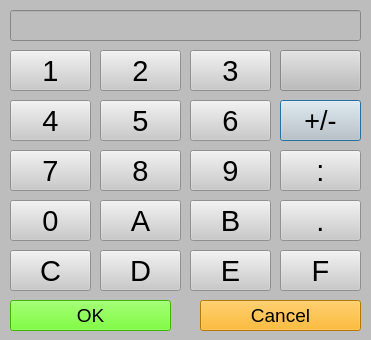
<?xml version="1.0" encoding="UTF-8"?>
<ui version="4.0">
 <class>Keyboard_Hex</class>
 <widget class="QDialog" name="Keyboard_Hex">
  <property name="geometry">
   <rect>
    <x>0</x>
    <y>0</y>
    <width>371</width>
    <height>340</height>
   </rect>
  </property>
  <property name="windowTitle">
   <string>Dialog</string>
  </property>
  <property name="windowIcon">
   <iconset>
    <normaloff>:/new/prefix1/UI/keyboard.png</normaloff>:/new/prefix1/UI/keyboard.png</iconset>
  </property>
  <property name="styleSheet">
   <string notr="true">background-color: rgb(189, 189, 189);</string>
  </property>
  <widget class="QPushButton" name="signButton">
   <property name="geometry">
    <rect>
     <x>280</x>
     <y>100</y>
     <width>81</width>
     <height>41</height>
    </rect>
   </property>
   <property name="font">
    <font>
     <pointsize>20</pointsize>
    </font>
   </property>
   <property name="autoFillBackground">
    <bool>false</bool>
   </property>
   <property name="styleSheet">
    <string notr="true">background-color:rgb(202, 202, 202)</string>
   </property>
   <property name="text">
    <string>+/-</string>
   </property>
   <property name="autoDefault">
    <bool>true</bool>
   </property>
   <property name="default">
    <bool>false</bool>
   </property>
   <property name="flat">
    <bool>false</bool>
   </property>
  </widget>
  <widget class="QPushButton" name="numFButton">
   <property name="geometry">
    <rect>
     <x>280</x>
     <y>250</y>
     <width>81</width>
     <height>41</height>
    </rect>
   </property>
   <property name="font">
    <font>
     <pointsize>22</pointsize>
    </font>
   </property>
   <property name="autoFillBackground">
    <bool>false</bool>
   </property>
   <property name="styleSheet">
    <string notr="true">background-color:rgb(202, 202, 202)</string>
   </property>
   <property name="text">
    <string>F</string>
   </property>
   <property name="autoDefault">
    <bool>true</bool>
   </property>
   <property name="default">
    <bool>false</bool>
   </property>
   <property name="flat">
    <bool>false</bool>
   </property>
  </widget>
  <widget class="QPushButton" name="numCButton">
   <property name="geometry">
    <rect>
     <x>10</x>
     <y>250</y>
     <width>81</width>
     <height>41</height>
    </rect>
   </property>
   <property name="font">
    <font>
     <pointsize>22</pointsize>
    </font>
   </property>
   <property name="autoFillBackground">
    <bool>false</bool>
   </property>
   <property name="styleSheet">
    <string notr="true">background-color:rgb(202, 202, 202)</string>
   </property>
   <property name="text">
    <string>C</string>
   </property>
   <property name="autoDefault">
    <bool>true</bool>
   </property>
   <property name="default">
    <bool>false</bool>
   </property>
   <property name="flat">
    <bool>false</bool>
   </property>
  </widget>
  <widget class="QPushButton" name="num5Button">
   <property name="geometry">
    <rect>
     <x>100</x>
     <y>100</y>
     <width>81</width>
     <height>41</height>
    </rect>
   </property>
   <property name="font">
    <font>
     <pointsize>22</pointsize>
    </font>
   </property>
   <property name="autoFillBackground">
    <bool>false</bool>
   </property>
   <property name="styleSheet">
    <string notr="true">background-color:rgb(202, 202, 202)</string>
   </property>
   <property name="text">
    <string>5</string>
   </property>
   <property name="autoDefault">
    <bool>true</bool>
   </property>
   <property name="default">
    <bool>false</bool>
   </property>
   <property name="flat">
    <bool>false</bool>
   </property>
  </widget>
  <widget class="QPushButton" name="numDButton">
   <property name="geometry">
    <rect>
     <x>100</x>
     <y>250</y>
     <width>81</width>
     <height>41</height>
    </rect>
   </property>
   <property name="font">
    <font>
     <pointsize>22</pointsize>
    </font>
   </property>
   <property name="autoFillBackground">
    <bool>false</bool>
   </property>
   <property name="styleSheet">
    <string notr="true">background-color:rgb(202, 202, 202)</string>
   </property>
   <property name="text">
    <string>D</string>
   </property>
   <property name="autoDefault">
    <bool>true</bool>
   </property>
   <property name="default">
    <bool>false</bool>
   </property>
   <property name="flat">
    <bool>false</bool>
   </property>
  </widget>
  <widget class="QPushButton" name="num1Button">
   <property name="geometry">
    <rect>
     <x>10</x>
     <y>50</y>
     <width>81</width>
     <height>41</height>
    </rect>
   </property>
   <property name="font">
    <font>
     <pointsize>22</pointsize>
    </font>
   </property>
   <property name="autoFillBackground">
    <bool>false</bool>
   </property>
   <property name="styleSheet">
    <string notr="true">background-color:rgb(202, 202, 202)</string>
   </property>
   <property name="text">
    <string>1</string>
   </property>
   <property name="autoDefault">
    <bool>true</bool>
   </property>
   <property name="default">
    <bool>false</bool>
   </property>
   <property name="flat">
    <bool>false</bool>
   </property>
  </widget>
  <widget class="QPushButton" name="num9Button">
   <property name="geometry">
    <rect>
     <x>190</x>
     <y>150</y>
     <width>81</width>
     <height>41</height>
    </rect>
   </property>
   <property name="font">
    <font>
     <pointsize>22</pointsize>
    </font>
   </property>
   <property name="autoFillBackground">
    <bool>false</bool>
   </property>
   <property name="styleSheet">
    <string notr="true">background-color:rgb(202, 202, 202)</string>
   </property>
   <property name="text">
    <string>9</string>
   </property>
   <property name="autoDefault">
    <bool>true</bool>
   </property>
   <property name="default">
    <bool>false</bool>
   </property>
   <property name="flat">
    <bool>false</bool>
   </property>
  </widget>
  <widget class="QPushButton" name="cancelButton_2">
   <property name="geometry">
    <rect>
     <x>280</x>
     <y>150</y>
     <width>81</width>
     <height>41</height>
    </rect>
   </property>
   <property name="font">
    <font>
     <pointsize>22</pointsize>
    </font>
   </property>
   <property name="autoFillBackground">
    <bool>false</bool>
   </property>
   <property name="styleSheet">
    <string notr="true">background-color:rgb(202, 202, 202)</string>
   </property>
   <property name="text">
    <string>:</string>
   </property>
   <property name="autoDefault">
    <bool>true</bool>
   </property>
   <property name="default">
    <bool>false</bool>
   </property>
   <property name="flat">
    <bool>false</bool>
   </property>
  </widget>
  <widget class="QPushButton" name="numEButton">
   <property name="geometry">
    <rect>
     <x>190</x>
     <y>250</y>
     <width>81</width>
     <height>41</height>
    </rect>
   </property>
   <property name="font">
    <font>
     <pointsize>22</pointsize>
    </font>
   </property>
   <property name="autoFillBackground">
    <bool>false</bool>
   </property>
   <property name="styleSheet">
    <string notr="true">background-color:rgb(202, 202, 202)</string>
   </property>
   <property name="text">
    <string>E</string>
   </property>
   <property name="autoDefault">
    <bool>true</bool>
   </property>
   <property name="default">
    <bool>false</bool>
   </property>
   <property name="flat">
    <bool>false</bool>
   </property>
  </widget>
  <widget class="QPushButton" name="num4Button">
   <property name="geometry">
    <rect>
     <x>10</x>
     <y>100</y>
     <width>81</width>
     <height>41</height>
    </rect>
   </property>
   <property name="font">
    <font>
     <pointsize>22</pointsize>
    </font>
   </property>
   <property name="autoFillBackground">
    <bool>false</bool>
   </property>
   <property name="styleSheet">
    <string notr="true">background-color:rgb(202, 202, 202)</string>
   </property>
   <property name="text">
    <string>4</string>
   </property>
   <property name="autoDefault">
    <bool>true</bool>
   </property>
   <property name="default">
    <bool>false</bool>
   </property>
   <property name="flat">
    <bool>false</bool>
   </property>
  </widget>
  <widget class="QPushButton" name="numAButton">
   <property name="geometry">
    <rect>
     <x>100</x>
     <y>200</y>
     <width>81</width>
     <height>41</height>
    </rect>
   </property>
   <property name="font">
    <font>
     <pointsize>22</pointsize>
    </font>
   </property>
   <property name="autoFillBackground">
    <bool>false</bool>
   </property>
   <property name="styleSheet">
    <string notr="true">background-color:rgb(202, 202, 202)</string>
   </property>
   <property name="text">
    <string>A</string>
   </property>
   <property name="autoDefault">
    <bool>true</bool>
   </property>
   <property name="default">
    <bool>false</bool>
   </property>
   <property name="flat">
    <bool>false</bool>
   </property>
  </widget>
  <widget class="QPushButton" name="num0Button">
   <property name="geometry">
    <rect>
     <x>10</x>
     <y>200</y>
     <width>81</width>
     <height>41</height>
    </rect>
   </property>
   <property name="font">
    <font>
     <pointsize>22</pointsize>
    </font>
   </property>
   <property name="autoFillBackground">
    <bool>false</bool>
   </property>
   <property name="styleSheet">
    <string notr="true">background-color:rgb(202, 202, 202)</string>
   </property>
   <property name="text">
    <string>0</string>
   </property>
   <property name="autoDefault">
    <bool>true</bool>
   </property>
   <property name="default">
    <bool>false</bool>
   </property>
   <property name="flat">
    <bool>false</bool>
   </property>
  </widget>
  <widget class="QPushButton" name="num6Button">
   <property name="geometry">
    <rect>
     <x>190</x>
     <y>100</y>
     <width>81</width>
     <height>41</height>
    </rect>
   </property>
   <property name="font">
    <font>
     <pointsize>22</pointsize>
    </font>
   </property>
   <property name="autoFillBackground">
    <bool>false</bool>
   </property>
   <property name="styleSheet">
    <string notr="true">background-color:rgb(202, 202, 202)</string>
   </property>
   <property name="text">
    <string>6</string>
   </property>
   <property name="autoDefault">
    <bool>true</bool>
   </property>
   <property name="default">
    <bool>false</bool>
   </property>
   <property name="flat">
    <bool>false</bool>
   </property>
  </widget>
  <widget class="QPushButton" name="num7Button">
   <property name="geometry">
    <rect>
     <x>10</x>
     <y>150</y>
     <width>81</width>
     <height>41</height>
    </rect>
   </property>
   <property name="font">
    <font>
     <pointsize>22</pointsize>
    </font>
   </property>
   <property name="autoFillBackground">
    <bool>false</bool>
   </property>
   <property name="styleSheet">
    <string notr="true">background-color:rgb(202, 202, 202)</string>
   </property>
   <property name="text">
    <string>7</string>
   </property>
   <property name="autoDefault">
    <bool>true</bool>
   </property>
   <property name="default">
    <bool>false</bool>
   </property>
   <property name="flat">
    <bool>false</bool>
   </property>
  </widget>
  <widget class="QPushButton" name="numBButton">
   <property name="geometry">
    <rect>
     <x>190</x>
     <y>200</y>
     <width>81</width>
     <height>41</height>
    </rect>
   </property>
   <property name="font">
    <font>
     <pointsize>22</pointsize>
    </font>
   </property>
   <property name="autoFillBackground">
    <bool>false</bool>
   </property>
   <property name="styleSheet">
    <string notr="true">background-color:rgb(202, 202, 202)</string>
   </property>
   <property name="text">
    <string>B</string>
   </property>
   <property name="autoDefault">
    <bool>true</bool>
   </property>
   <property name="default">
    <bool>false</bool>
   </property>
   <property name="flat">
    <bool>false</bool>
   </property>
  </widget>
  <widget class="QPushButton" name="backspaceButton">
   <property name="geometry">
    <rect>
     <x>280</x>
     <y>50</y>
     <width>81</width>
     <height>41</height>
    </rect>
   </property>
   <property name="font">
    <font>
     <pointsize>14</pointsize>
    </font>
   </property>
   <property name="autoFillBackground">
    <bool>false</bool>
   </property>
   <property name="styleSheet">
    <string notr="true">border-image: url(:/new_ui/UI/left.png);</string>
   </property>
   <property name="text">
    <string/>
   </property>
   <property name="autoDefault">
    <bool>true</bool>
   </property>
   <property name="default">
    <bool>false</bool>
   </property>
   <property name="flat">
    <bool>false</bool>
   </property>
  </widget>
  <widget class="QPushButton" name="num3Button">
   <property name="geometry">
    <rect>
     <x>190</x>
     <y>50</y>
     <width>81</width>
     <height>41</height>
    </rect>
   </property>
   <property name="font">
    <font>
     <pointsize>22</pointsize>
    </font>
   </property>
   <property name="autoFillBackground">
    <bool>false</bool>
   </property>
   <property name="styleSheet">
    <string notr="true">background-color:rgb(202, 202, 202)</string>
   </property>
   <property name="text">
    <string>3</string>
   </property>
   <property name="autoDefault">
    <bool>true</bool>
   </property>
   <property name="default">
    <bool>false</bool>
   </property>
   <property name="flat">
    <bool>false</bool>
   </property>
  </widget>
  <widget class="QPushButton" name="okButton">
   <property name="geometry">
    <rect>
     <x>10</x>
     <y>300</y>
     <width>161</width>
     <height>31</height>
    </rect>
   </property>
   <property name="font">
    <font>
     <pointsize>14</pointsize>
    </font>
   </property>
   <property name="autoFillBackground">
    <bool>false</bool>
   </property>
   <property name="styleSheet">
    <string notr="true">background-color: rgb(85, 255, 0);</string>
   </property>
   <property name="text">
    <string>OK</string>
   </property>
   <property name="autoDefault">
    <bool>true</bool>
   </property>
   <property name="default">
    <bool>false</bool>
   </property>
   <property name="flat">
    <bool>false</bool>
   </property>
  </widget>
  <widget class="QPushButton" name="cancelButton">
   <property name="geometry">
    <rect>
     <x>200</x>
     <y>300</y>
     <width>161</width>
     <height>31</height>
    </rect>
   </property>
   <property name="font">
    <font>
     <pointsize>14</pointsize>
    </font>
   </property>
   <property name="autoFillBackground">
    <bool>false</bool>
   </property>
   <property name="styleSheet">
    <string notr="true">background-color:rgb(255, 170, 0)</string>
   </property>
   <property name="text">
    <string>Cancel</string>
   </property>
   <property name="autoDefault">
    <bool>true</bool>
   </property>
   <property name="default">
    <bool>false</bool>
   </property>
   <property name="flat">
    <bool>false</bool>
   </property>
  </widget>
  <widget class="QPushButton" name="num2Button">
   <property name="geometry">
    <rect>
     <x>100</x>
     <y>50</y>
     <width>81</width>
     <height>41</height>
    </rect>
   </property>
   <property name="font">
    <font>
     <pointsize>22</pointsize>
    </font>
   </property>
   <property name="autoFillBackground">
    <bool>false</bool>
   </property>
   <property name="styleSheet">
    <string notr="true">background-color:rgb(202, 202, 202)</string>
   </property>
   <property name="text">
    <string>2</string>
   </property>
   <property name="autoDefault">
    <bool>true</bool>
   </property>
   <property name="default">
    <bool>false</bool>
   </property>
   <property name="flat">
    <bool>false</bool>
   </property>
  </widget>
  <widget class="QPushButton" name="dotButton">
   <property name="geometry">
    <rect>
     <x>280</x>
     <y>200</y>
     <width>81</width>
     <height>41</height>
    </rect>
   </property>
   <property name="font">
    <font>
     <pointsize>22</pointsize>
    </font>
   </property>
   <property name="autoFillBackground">
    <bool>false</bool>
   </property>
   <property name="styleSheet">
    <string notr="true">background-color:rgb(202, 202, 202)</string>
   </property>
   <property name="text">
    <string>.</string>
   </property>
   <property name="autoDefault">
    <bool>true</bool>
   </property>
   <property name="default">
    <bool>false</bool>
   </property>
   <property name="flat">
    <bool>false</bool>
   </property>
  </widget>
  <widget class="QPushButton" name="num8Button">
   <property name="geometry">
    <rect>
     <x>100</x>
     <y>150</y>
     <width>81</width>
     <height>41</height>
    </rect>
   </property>
   <property name="font">
    <font>
     <pointsize>22</pointsize>
    </font>
   </property>
   <property name="autoFillBackground">
    <bool>false</bool>
   </property>
   <property name="styleSheet">
    <string notr="true">background-color:rgb(202, 202, 202)</string>
   </property>
   <property name="text">
    <string>8</string>
   </property>
   <property name="autoDefault">
    <bool>true</bool>
   </property>
   <property name="default">
    <bool>false</bool>
   </property>
   <property name="flat">
    <bool>false</bool>
   </property>
  </widget>
  <widget class="QLineEdit" name="lineEdit">
   <property name="geometry">
    <rect>
     <x>10</x>
     <y>10</y>
     <width>351</width>
     <height>31</height>
    </rect>
   </property>
   <property name="font">
    <font>
     <family>Ubuntu</family>
     <pointsize>24</pointsize>
     <weight>50</weight>
     <italic>false</italic>
     <bold>false</bold>
    </font>
   </property>
   <property name="text">
    <string/>
   </property>
  </widget>
 </widget>
 <resources/>
 <connections/>
</ui>
